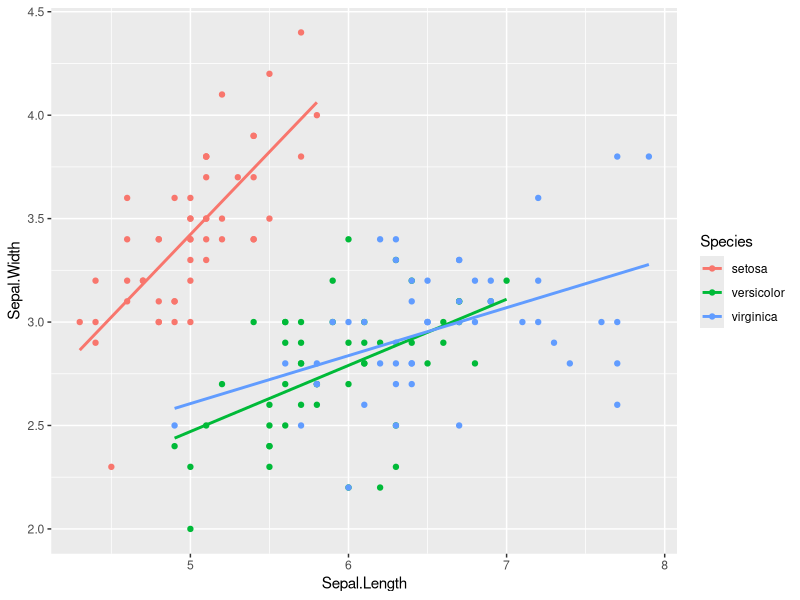

Here is the R script that generated this plot:
## ---- chunk 1
#| label: summary_setup
#| echo: false
#| message: false
#| warning: false

library(ggplot2)

## ---- chunk 2
ggplot(data = iris,
       aes(x = Sepal.Length, 
           y = Sepal.Width,
           color = Species)) +
  geom_point() +
  stat_smooth(method = lm, 
              se = F)
